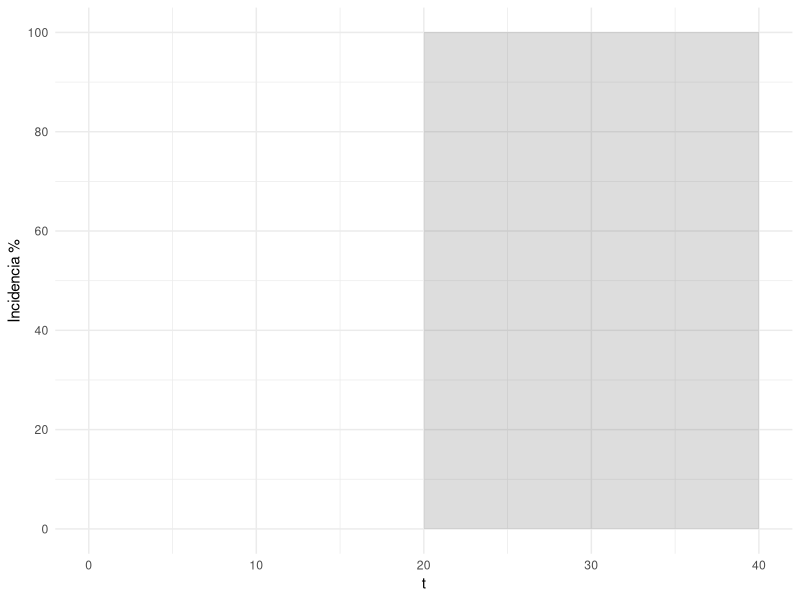
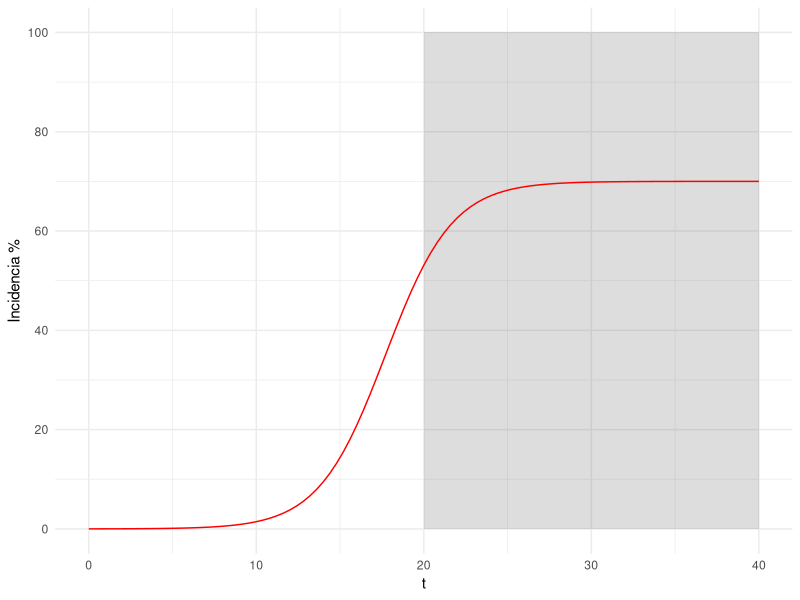
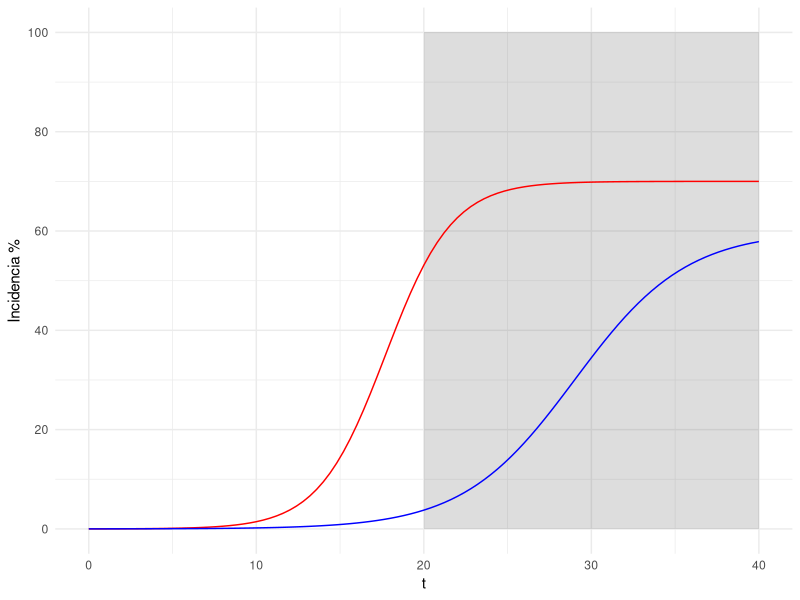
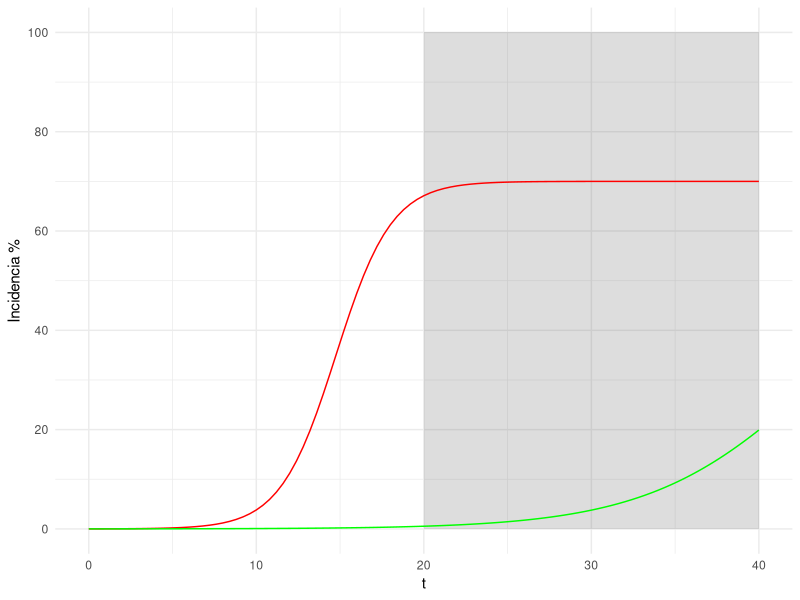
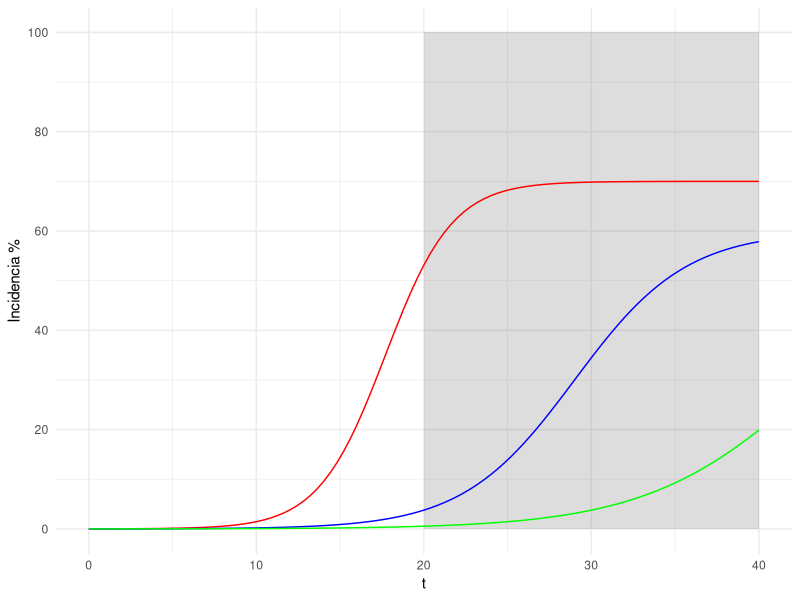
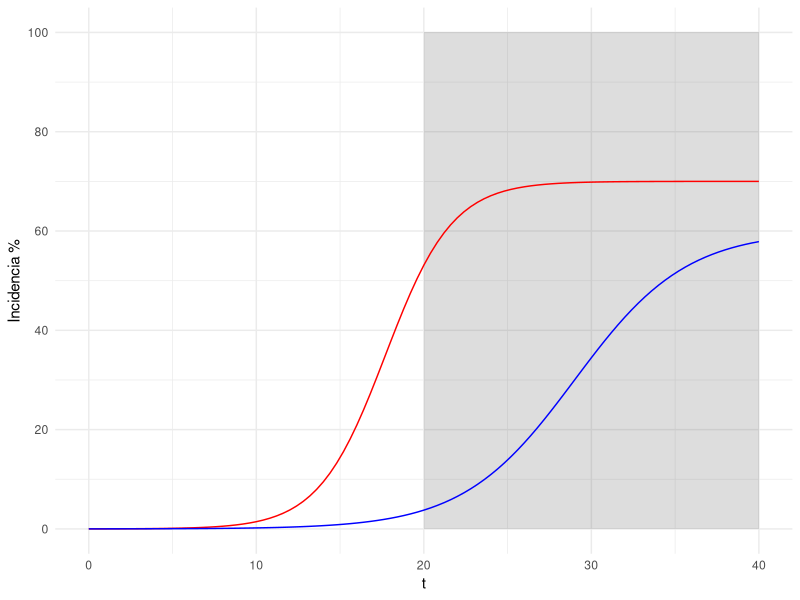
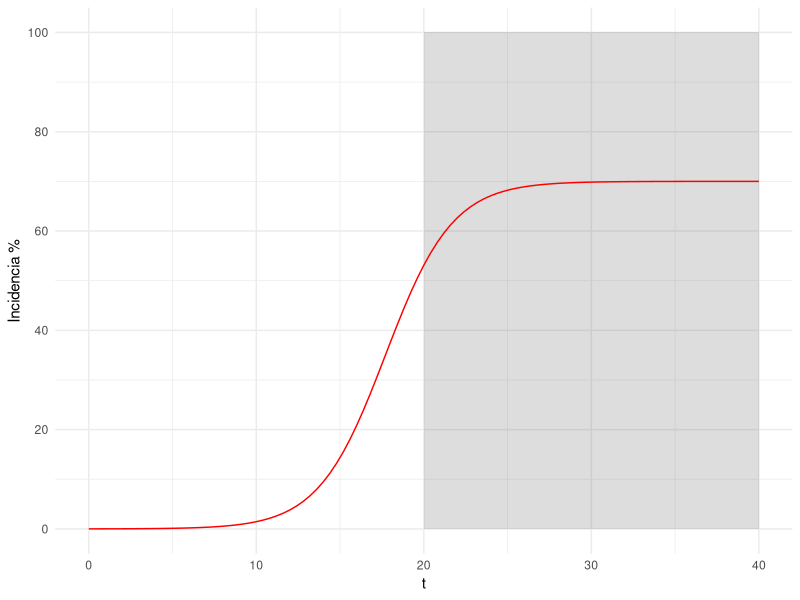
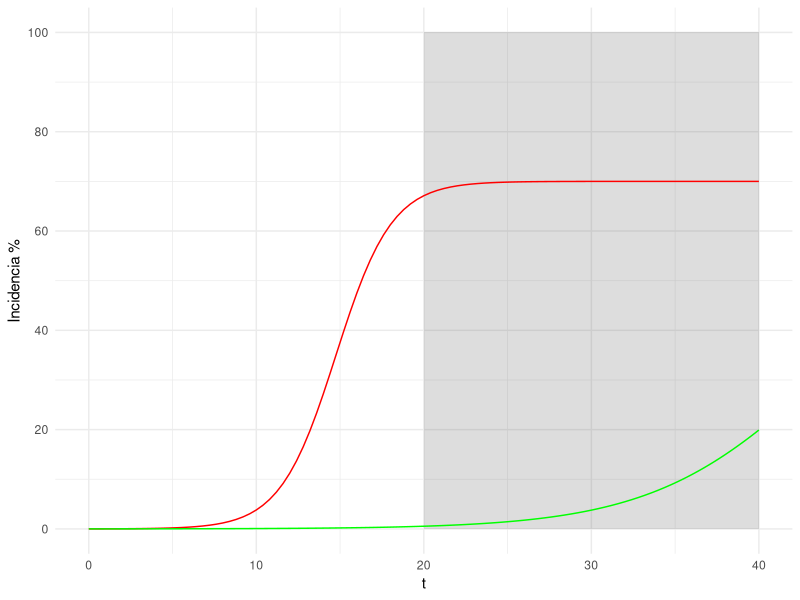

Write the R code that produced these figures, in order.
## ---- chunk 1
library(tidyverse)
## ---- chunk 2
# Definición matemática de los modelos logistico, gompertz e monomolecular
lo <- function(x, K, y0, r) {K/(1+((K-y0)/y0)*exp(-r*x))}
## ---- chunk 3
plot_base <- ggplot(data = data.frame(t = 0), aes(x = t))+
  annotate("rect", xmin = 20, xmax = 40, 
           ymin = 0, ymax = 100,
           alpha = .2)+
  labs(y="Incidencia %")+
  xlim(0,40) + 
  theme_minimal()+
  scale_y_continuous(limits = c(0,100),
                     breaks = scales::pretty_breaks(5))
plot_base

## ---- chunk 4
param_ref = list(K=70, y0=0.01, r=.5)

plot_base +  
  stat_function(fun = lo, args=param_ref, col="red") 

ggsave(last_plot(), file = "curva_ref.png", w=6, h=4)
## ---- chunk 5
param_montoya = list(K=60, y0=0.01, r=.3)

plot_base +  
  stat_function(fun = lo, args=param_ref, col="red") +
  stat_function(fun = lo, args=param_montoya, col="blue") 

# ggsave(last_plot(), file = "resistencia.png", w=6, h=4, dpi=600, scale = .8)
## ---- chunk 6
# param_ref = list(K=60, y0=0.01, r=.5)
param_lluvioso = list(K=70, y0=0.01, r=.6)
param_seco = list(K=60, y0=0.01, r=.2)

plot_base +  
  # stat_function(fun = lo, args=param_ref, col="blue") +
  stat_function(fun = lo, args=param_lluvioso, col="red")+ 
  stat_function(fun = lo, args=param_seco, col="green") 

ggsave(last_plot(), file = "ambiente.png", 
              w=6, h=4, dpi=600, scale = .8)

## ---- chunk 7
param_fungicida1 = list(K=60, y0=0.01, r=.3)
param_fungicida2 = list(K=60, y0=0.01, r=.2)

plot_base +  
  stat_function(fun = lo, args=param_ref, col="red") +
  stat_function(fun = lo, args=param_fungicida1, col="blue") +
  stat_function(fun = lo, args=param_fungicida2, col="green") 

ggsave(last_plot(), file = "fungicidas.png", 
       w=6, h=4, dpi=600, scale = .8)
## ---- chunk 8
param_fungicida2 = list(K=60, y0=0.01, r=.2)

plot_base +  
  stat_function(fun = lo, args=param_ref, col="red") +
  stat_function(fun = lo, args=param_fungicida1, col="blue") 

ggsave(last_plot(), file = "curva_mezcla.png", 
       w=6, h=4, dpi=600, scale = .8)
